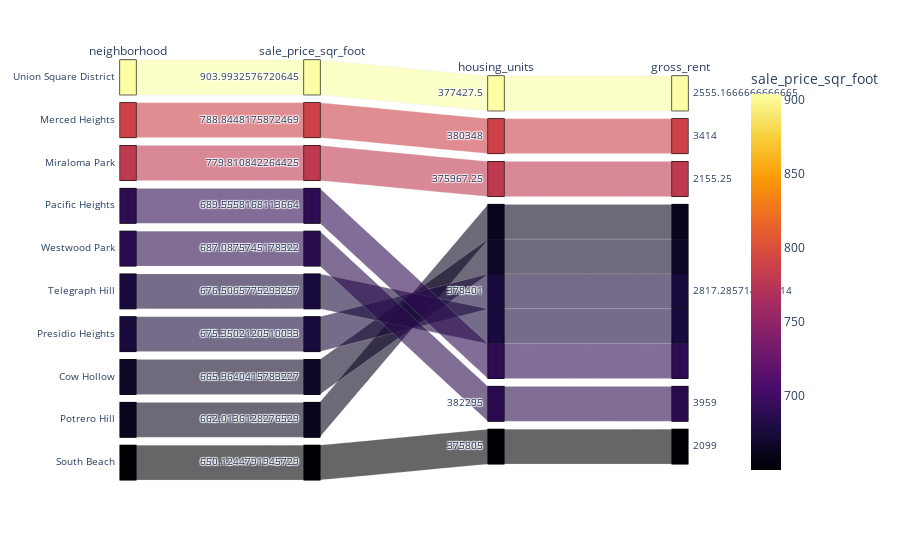

The notebook cell saved with this chart:
### Code cell
parallel_categories()

### Figure 1 — Plotly figure (JSON) as saved in the notebook; plotly's stock layout.template omitted (floating-point values rounded to 4 significant figures)
{"data": [{"dimensions": [{"label": "neighborhood", "values": ["Union Square District", "Merced Heights", "Miraloma Park", "Pacific Heights", "Westwood Park", "Telegraph Hill", "Presidio Heights", "Cow Hollow", "Potrero Hill", "South Beach"]}, {"label": "sale_price_sqr_foot", "values": [904.0, 788.8, 779.8, 689.6, 687.1, 676.5, 675.4, 666.0, 662.0, 650.1]}, {"label": "housing_units", "values": [377400.0, 380348, 376000.0, 378401, 382295, 378401, 378401, 378401, 378401, 375805]}, {"label": "gross_rent", "values": [2555.0, 3414, 2155.0, 2817.0, 3959, 2817.0, 2817.0, 2817.0, 2817.0, 2099]}], "domain": {"x": [0, 1], "y": [0, 1]}, "line": {"color": [904.0, 788.8, 779.8, 689.6, 687.1, 676.5, 675.4, 666.0, 662.0, 650.1], "coloraxis": "coloraxis"}, "name": "", "type": "parcats"}], "layout": {"autosize": true, "coloraxis": {"colorbar": {"title": {"text": "sale_price_sqr_foot"}}, "colorscale": [[0, "#000004"], [0.1111, "#1b0c41"], [0.2222, "#4a0c6b"], [0.3333, "#781c6d"], [0.4444, "#a52c60"], [0.5556, "#cf4446"], [0.6667, "#ed6925"], [0.7778, "#fb9b06"], [0.8889, "#f7d13d"], [1, "#fcffa4"]]}, "legend": {"tracegroupgap": 0}, "margin": {"t": 60}}}
